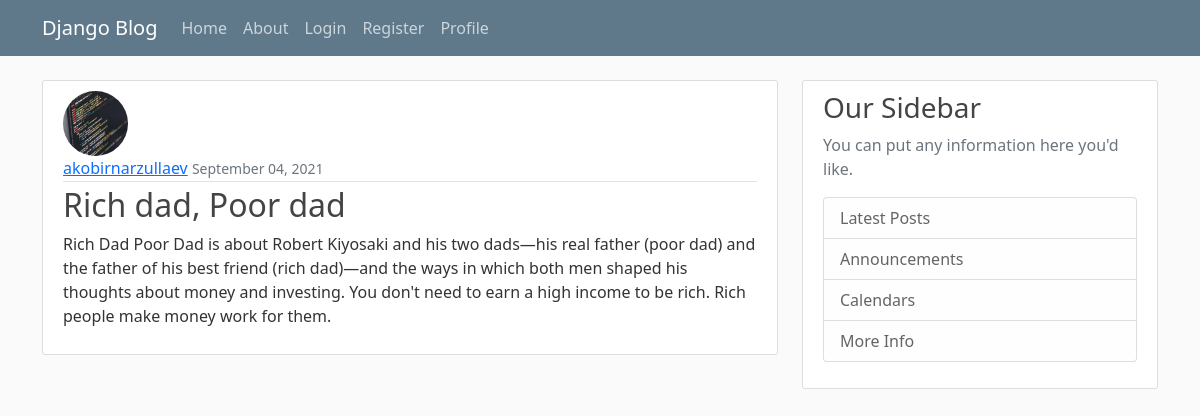
Screenshot of /post/3/ with the database file from the repository.
### blog/models.py (models this page shows, shortened)
class Post(models.Model):
    image = models.ImageField(default='default.jpg', upload_to = 'post_pics')
    title = models.CharField(max_length = 100)
    content = models.TextField(default=None)
    creator = models.ForeignKey(Creator, on_delete=models.CASCADE, related_name='post')
    date_posted = models.DateTimeField(default = timezone.now)
    author = models.ForeignKey(User, on_delete = models.CASCADE)

### users/models.py (models this page shows, shortened)
class Profile(models.Model):
    user = models.OneToOneField(User, on_delete=models.CASCADE) #CASCADE -> if user is deleted then delete the profile as well but not vice versa
    image = models.ImageField(default='default.jpg', upload_to='profile_pics/')

### blog/views.py (the view)
# urls.py: path('post/<int:pk>/', PostDetailView.as_view(), name='post-detail'),
class PostDetailView(DetailView):
    model = Post

### blog/templates/blog/post_detail.html
{% extends "blog/base.html"%}
{% block content %}
        <article class="media content-section">
            <a href="/profile"><img class="rounded-circle article-img" src="{{ object.author.profile.image.url }}" ></a>
            <div class="media-body">
                <div class="article-metadata">
                    <a class="mr-2" href="/profile">{{ object.author }}</a>
                    <small class="text-muted">{{ object.date_posted| date:" F d, Y" }}</small>
                </div>
                <h2 class="article-title">{{ object.title }}</h2>
                <p class="article-content">{{ object.content }}</p>
            </div>
        </article>
{% endblock content %}

### blog/static/blog/main.css (style rules this page uses)
body { background: #fafafa; color: #333333; margin-top: 5rem; }
h1, h2, h3, h4, h5, h6 { color: #444444; }
.content-section { background: #ffffff; padding: 10px 20px; border: 1px solid #dddddd; border-radius: 3px; margin-bottom: 20px; }
.article-title { color: #444444; }
.article-content { white-space: pre-line; }
.article-img { height: 65px; width: 65px; margin-right: 16px; }
.article-metadata { padding-bottom: 1px; margin-bottom: 4px; border-bottom: 1px solid #e3e3e3 }

### rows the page displays
Post: author.profile.image (placeholder picture), author "akobirnarzullaev", date_posted "September 04, 2021", title "Rich dad, Poor dad", content "Rich Dad Poor Dad is about Robert Kiyosaki and his two dads—his real father (poor dad) and the father of his best friend (rich dad)—and the ways in which both men shaped his thoughts about money and investing. You don't need to earn a high income to be rich. Rich people make money work for them."
